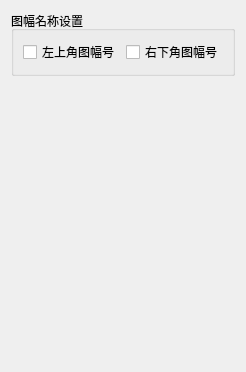
            <widget class="QWidget" name="tab_SheetName">
             <attribute name="title">
              <string>图幅名称</string>
             </attribute>
             <layout class="QGridLayout" name="gridLayout_21">
              <item row="0" column="0">
               <widget class="QGroupBox" name="groupBox_10">
                <property name="title">
                 <string>图幅名称设置</string>
                </property>
                <layout class="QGridLayout" name="gridLayout_20">
                 <item row="0" column="0">
                  <widget class="QCheckBox" name="checkBox_LeftTopSheet">
                   <property name="text">
                    <string>左上角图幅号</string>
                   </property>
                  </widget>
                 </item>
                 <item row="0" column="1">
                  <widget class="QCheckBox" name="checkBox_RightBottomSheet">
                   <property name="text">
                    <string>右下角图幅号</string>
                   </property>
                  </widget>
                 </item>
                </layout>
               </widget>
              </item>
              <item row="1" column="0">
               <spacer name="verticalSpacer_6">
                <property name="orientation">
                 <enum>Qt::Vertical</enum>
                </property>
                <property name="sizeHint" stdset="0">
                 <size>
                  <width>20</width>
                  <height>285</height>
                 </size>
                </property>
               </spacer>
              </item>
             </layout>
            </widget>
